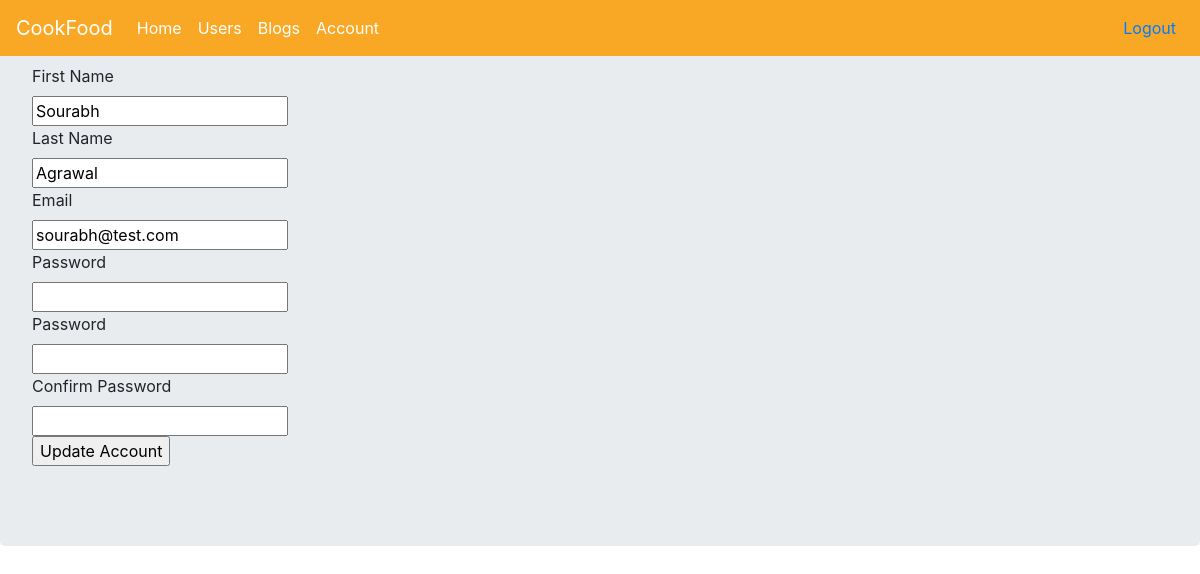
Before: /account (signed in) with the older database file.
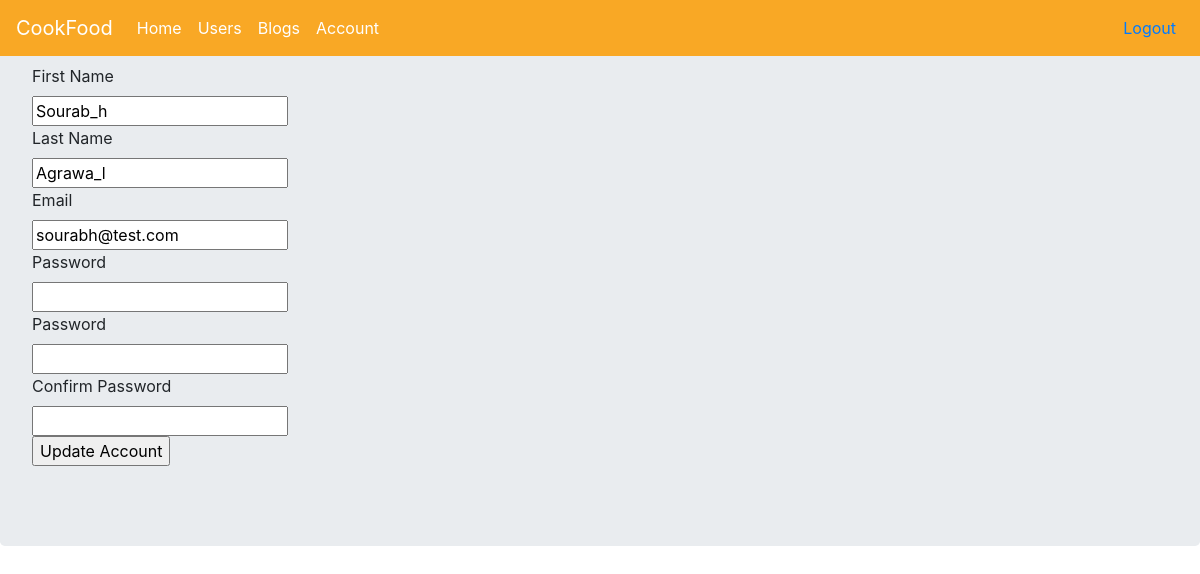
After: the same page with the newer database file.
### my_project/sign_up/models.py (models this page shows, shortened)
class UserInfo(db.Model):
    __tablename__ = 'usersinfo'
    user_id = db.Column(db.Integer, primary_key=True)
    first_name = db.Column(db.String(80), nullable=False)
    last_name = db.Column(db.String(80), nullable=False)
    email = db.Column(db.Integer, db.ForeignKey('users.email'),
        nullable=False)
    user = db.relationship('User',backref=db.backref('usersinfo', lazy=True))

### my_project/account/view.py (the view, shortened to what this page needs)
@account_view_bp.route('/account', methods=['GET', 'POST'])
@login_required
def account_view():
    form = UpdateAccount()
    user_info = UserInfo.query.filter_by(email=current_user.email).first()
    return render_template('account/update_account.html', form=form, user_info=user_info)

### my_project/account/forms.py
class UpdateAccount(FlaskForm):
    first_name = StringField("First Name")
    last_name = StringField("Last Name")
    email = StringField("Email")
    old_password = PasswordField("Password")
    new_password = PasswordField("Password", validators=[EqualTo('con_password', message="Password must match!!!")])
    con_password = PasswordField("Confirm Password")
    submit = SubmitField("Update Account")

### my_project/sign_up/models.py (called while the page is built)
@login_manager.user_loader
def load_user(user_id):
    return User.query.get(user_id)

### my_project/account/templates/account/update_account.html
{% extends "base.html" %} {% block content %}
<div class="jumbotron">
    <form method="POST">
        {{ form.hidden_tag() }} {{ form.first_name.label}}
        <br> {{ form.first_name(value= user_info.first_name) }}
        <br> {{ form.last_name.label}}
        <br> {{ form.last_name(value=user_info.last_name) }}
        <br> {{ form.email.label}}
        <br> {{ form.email(value= user_info.email) }}
        <br> {{ form.old_password.label }} <br> {{ form.old_password }}
        <br> {{ form.new_password.label }} <br> {{ form.new_password }}
        <br> {{ form.con_password.label }}
        <br> {{ form.con_password}}
        <br> {{ form.submit}}
    </form>
</div>
{% endblock %}

### my_project/templates/base.html (shortened to what this page needs)
<html lang="en">
<head>
    <link rel="stylesheet" href="https://stackpath.bootstrapcdn.com/bootstrap/4.4.1/css/bootstrap.min.css">
    <link rel="stylesheet" href="{{ url_for('static', filename='css/main.css') }}">
</head>
<body>
    <nav class="navbar fixed-top navbar-expand-lg" style=" background-color: #F9A825;">
        <a class="navbar-brand" href="/">CookFood</a>
        <div class="collapse navbar-collapse" id="navbarNavDropdown">
            <ul class="navbar-nav">
                <li class="nav-item active">
                    <a class="nav-link" href="/">Home</a>
                </li>
                <li class="nav-item">
                    <a class="nav-link" href="/sign_up/view_users">Users</a>
                </li>
                {% if current_user.is_authenticated %}
                <li class="nav-item">
                    <a class="nav-link" href="/blogs">Blogs</a>
                </li>
                <li class="nav-item">
                    <a class="nav-link" href="/account">Account</a>
                </li>{% endif %}
            </ul>
            <div class="navbar-collapse collapse w-100 order-3 dual-collapse2">
                <ul class="navbar-nav ml-auto">
                    {% if current_user.is_authenticated %}
                    <li class="nav-item">
                        <a class="nav-link" href="{{url_for('logout')}}">Logout</a>
                    </li> {% endif %}
                </ul>
            </div>
        </div>
    </nav>
    {% block content %}{% endblock %}
</body>
</html>

### my_project/static/css/main.css (style rules this page uses)
:root { --primary_color: #f9a825; --accent_color: #FBC02D; --nav_item_color: white; --nav_item_color_hover: #F57F17; }
html, body { height: 100%; }
nav>a { color: var(--nav_item_color); }
#navbarNavDropdown>ul>li>a { color: var(--nav_item_color); }

Changed rows visible on the page:
changed UserInfo "sourabh@test.com": first_name "Sourabh" → "Sourab_h"; last_name "Agrawal" → "Agrawa_l"
